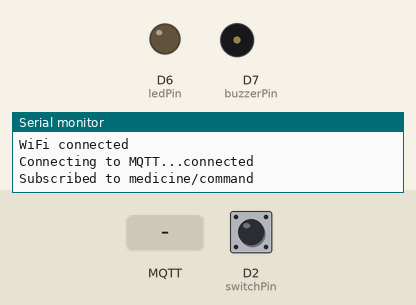
Bench run of a sketch on a simulated Arduino MKR. Shown: output pins drawn as LEDs (lit = HIGH), buzzer (waves = sounding), the last lines printed to the serial monitor. The inputs (shaded band) are chosen by the test bench; at power-on: D2 (switchPin) HIGH. WiFi joins after 1.5 s; servers stay silent unless stated; no MQTT or app messages arrive unless stated.

Above: at 5.7 s.
5.8 s: MQTT message "take_medicine" arrives on the first subscribed topic
At 6.5 s:
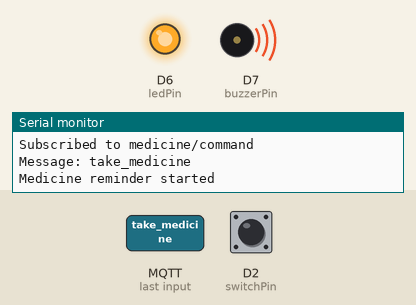
7.3 s: D2 (switchPin) pulled LOW for 0.15 s
At 7.7 s:
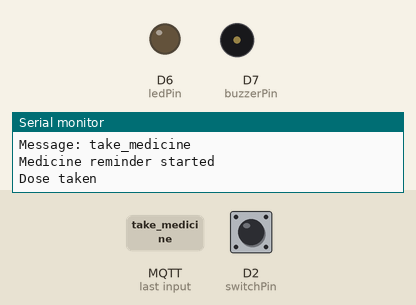
Timing chart, 0 to 10.3 s (numbered marks = the images above; inputs shaded):
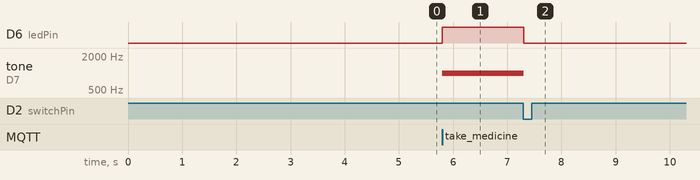

The sketch:

medication_reminder.ino
```cpp
#include <SPI.h>
#include <WiFiNINA.h>
#include <PubSubClient.h>

const char* ssid = "iPhone";
const char* password = "Sachkirat";

const char* mqtt_server = "172.20.10.2";

WiFiClient wifiClient;
PubSubClient client(wifiClient);

const int switchPin = 2;
const int ledPin = 6;
const int buzzerPin = 7;

bool reminderActive = false;
unsigned long reminderStartTime = 0;
const unsigned long responseTime = 15000;

String backupPatient = "";
String backupDose = "";
String backupTime = "";
bool backupUsed = false;

void setup() {
  Serial.begin(9600);
  delay(3000);

  pinMode(switchPin, INPUT_PULLUP);
  pinMode(ledPin, OUTPUT);
  pinMode(buzzerPin, OUTPUT);

  digitalWrite(ledPin, LOW);
  noTone(buzzerPin);

  Serial.println("Medication Reminder System Starting...");

  connectWiFi();

  client.setServer(mqtt_server, 1883);
  client.setCallback(callback);
}

void loop() {
  if (!client.connected()) {
    reconnectMQTT();
  }

  client.loop();

  checkBackupSchedule();

  if (reminderActive) {
    checkUserResponse();
    checkMissedDose();
  }
}

void connectWiFi() {
  Serial.print("Connecting to WiFi");

  while (WiFi.begin(ssid, password) != WL_CONNECTED) {
    delay(2000);
    Serial.print(".");
  }

  Serial.println();
  Serial.println("WiFi connected");
}

void reconnectMQTT() {
  while (!client.connected()) {
    Serial.print("Connecting to MQTT...");

    if (client.connect("MedicineArduino001")) {
      Serial.println("connected");
      client.subscribe("medicine/command");
      Serial.println("Subscribed to medicine/command");
    } else {
      Serial.print("failed, rc=");
      Serial.println(client.state());
      delay(2000);
      break;
    }
  }
}

void callback(char* topic, byte* payload, unsigned int length) {
  String message = "";

  for (int i = 0; i < length; i++) {
    message += (char)payload[i];
  }

  Serial.print("Message: ");
  Serial.println(message);

  if (message.startsWith("take_medicine")) {
    startReminder();
  }

  if (message.startsWith("backup_schedule|")) {
    saveBackupSchedule(message);
  }
}

void saveBackupSchedule(String message) {
  int first = message.indexOf('|');
  int second = message.indexOf('|', first + 1);
  int third = message.indexOf('|', second + 1);

  backupPatient = message.substring(first + 1, second);
  backupDose = message.substring(second + 1, third);
  backupTime = message.substring(third + 1);
  backupUsed = false;

  Serial.println("Backup schedule stored on Arduino:");
  Serial.println(backupPatient);
  Serial.println(backupDose);
  Serial.println(backupTime);
}

void checkBackupSchedule() {
  if (backupTime == "" || backupUsed == true || reminderActive == true) {
    return;
  }

  unsigned long epochTime = WiFi.getTime();

  if (epochTime == 0) {
    return;
  }

  int currentHour = (epochTime % 86400L) / 3600;
  int currentMinute = (epochTime % 3600) / 60;

  String currentTime = "";

  if (currentHour < 10) currentTime += "0";
  currentTime += String(currentHour);
  currentTime += ":";

  if (currentMinute < 10) currentTime += "0";
  currentTime += String(currentMinute);

  if (currentTime == backupTime && !client.connected()) {
    Serial.println("MQTT disconnected. Backup alarm triggered by Arduino.");
    startReminder();
    backupUsed = true;
  }
}

void startReminder() {
  reminderActive = true;
  reminderStartTime = millis();

  digitalWrite(ledPin, HIGH);
  tone(buzzerPin, 1000);

  Serial.println("Medicine reminder started");
}

void checkUserResponse() {
  if (digitalRead(switchPin) == LOW) {
    reminderActive = false;

    digitalWrite(ledPin, LOW);
    noTone(buzzerPin);

    Serial.println("Dose taken");
    client.publish("medicine/status", "taken");

    delay(500);
  }
}

void checkMissedDose() {
  if (millis() - reminderStartTime >= responseTime) {
    reminderActive = false;

    digitalWrite(ledPin, LOW);
    noTone(buzzerPin);

    Serial.println("Dose missed");
    client.publish("medicine/status", "missed");
  }
}
```

Measured:
- after the input at 5.8 s, D6 (ledPin): LOW → HIGH at once; tone on D7 (buzzerPin): silent → 1000 Hz at once
- after the input at 7.3 s, D6 (ledPin): HIGH → LOW at once; tone on D7 (buzzerPin): 1000 Hz → silent at once
